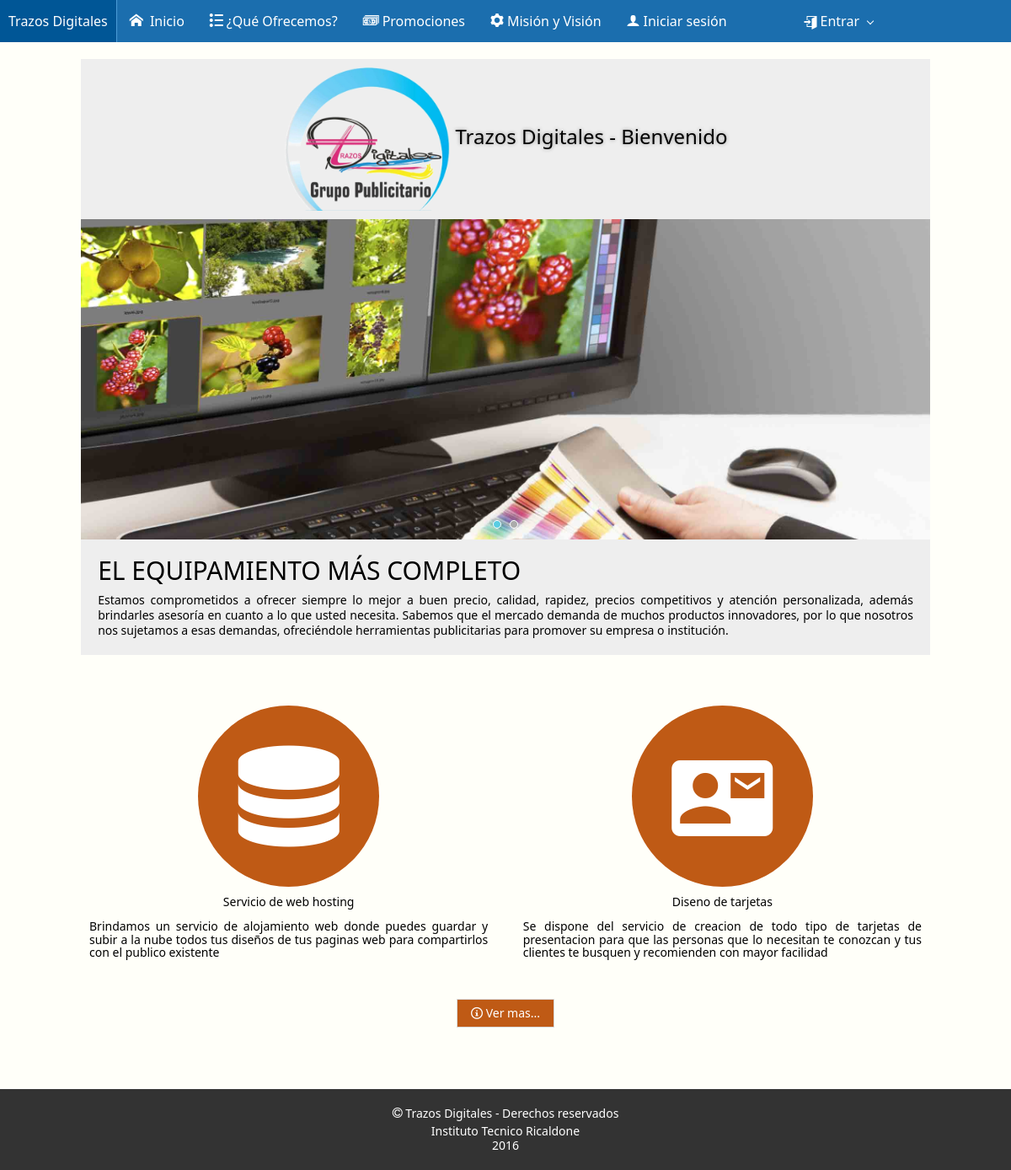
/Front/index.php, run on the app's committed database.
### tables this page shows
CREATE TABLE IF NOT EXISTS `servicios` (
  `id` int(11) NOT NULL,
  `titulo` varchar(30) NOT NULL,
  `descripcion` varchar(300) NOT NULL,
  `icono` varchar(30) DEFAULT NULL,
  PRIMARY KEY (`id`)
);

### login/login.php (called while the page is built, shortened)
<?php
	function verificar_usuario(){
		if(isset($_SESSION['user']))
		{
                        return true;
		}
		else
		{
			return false;
		}
	}
?>

### Front/index.php (the view, shortened to what this page needs)
<?php
include '../login/login.php';
?>
<!doctype html>
<html>
<head>
    <?php
    include 'librerias.php';
    ?>
</head>
<body style="background-color: #fffff9;">
                <?php
    include 'menu.php';
    ?>
    <div style="padding: 5% 8% 5% 8%;" >
            <?php
            if(verificar_usuario()&&$_SESSION['tipo']==3){
                ?>
            <center>
            <h3 class="bg-teal fg-white padding10" style="margin-bottom: 0px;text-shadow: 0px 0px 4px rgba(150, 150, 150, 1);"><span class="icon mif-barcode"></span> Productos a tu disposición</h3>
            </center>
        <?php if(isset($_POST['modificarbtn'])){ ?>
        <form action="index.php" method="post" data-role="validator" data-show-required-state="false" data-hint-mode="line" data-hint-background="bg-red" data-hint-color="fg-white" data-hide-error="5000" enctype="multipart/form-data">
        <input name="id_txt" value="<?=$_POST['codigo']?>" type="hidden">
        <div style="padding: 1% 30% 1% 30%;">
                <label> Nombre</label>
                <br>
                <div style="width: 100%;" class="input-control text" data-role="input" >
                    <input name="titulo_txt"  autocomplete="off"  value="<?=$_POST['titulo']?>"  maxlength="40" type="text" data-validate-func="pattern" data-validate-arg="^([a-zA-Z ])+$" placeholder="Titulo" data-validate-hint="Llene el campo del tipo(solo letras)" readonly="true">
                    <span class="input-state-error mif-warning"></span>
                    <span class="input-state-success mif-checkmark"></span>
                </div>
            </div>
        <div style="padding: 1% 30% 1% 30%;">
                <label> Precio de venta</label>
                <br>
                <div style="width: 100%;" class="input-control text" data-role="input" >
                    <input name="precioventa_txt" value="<?=$_POST['precioventa']?>"  maxlength="12"  type="text" data-validate-func="pattern" data-validate-arg="^\d+(\.\d{1,2})?$" placeholder="Precio de venta" data-validate-hint="Llene el campo del precio(solo decimales)" readonly="true">
                    <span class="input-state-error mif-warning"></span>
                    <span class="input-state-success mif-checkmark"></span>
                </div>
            </div>
        <div style="padding: 1% 30% 1% 30%;">
                <label> Instrucciones de compra </label>
                <br>
                <label> (detalla como deseas tu producto) </label>
                <br>
                <div style="width: 100%;" class="input-control textarea" data-role="input" >
                    <textarea style="resize:none;" maxlength="300" name="descripcion_txt" type="text" data-validate-func="pattern" data-validate-arg="^([a-zA-Z0-9 ,.ñ])+$" placeholder="Descripción" data-validate-hint="Llene el campo de descripciòn(solo letras)"></textarea>
                    <span class="input-state-error mif-warning"></span>
                    <span class="input-state-success mif-checkmark"></span>
                </div>
            </div>
        <div style="padding: 1% 30% 1% 30%;">
                <label> Cantidad a comprar</label>
                <br>
                <div class="input-control select" style="width:100%;">
                    <select  name="cantidad_txt" style="padding-left: 30px;" data-validate-func="required" data-validate-hint="Seleccione una opcion">
                        <?php
                        for($j=1;$j<=10;$j++){
                            ?>
                        <option value="<?=$j?>"><?=$j?></option>
                            <?php
                        }
                        ?>
                    </select>
                    <span class="mif-arrow-down prepend-icon"></span>
                    <span class="input-state-error mif-warning"></span>
                    <span class="input-state-success mif-checkmark"></span>
                </div>
            </div>
            <div style="padding: 1% 30% 1% 30%;alignment-adjust: central;">
                <label> Imagen ilustrativa:</label>
                <br><br>
                <img src="<?=$_POST['imagen']?>" style="width: 50%;">
            </div>
            <div style="padding: 1% 30% 1% 30%;">
                <button name="comprar_btn" class="button fg-white bg-orange block-shadow-success text-shadow">Comprar <span class="icon mif-cart"></span></button>
            </div>
        </form>
        <?php } ?>
    <table class="dataTable border bordered hovered" data-role="datatable" data-searching="true">
                <thead>
                <tr>
                    <th>Nombre</th>
                    <th>Descripcion</th>
                    <th>Precio</th>
                    <th>Imagen</th>
                    <th>Comprar</th>
                </tr>
                </thead>
                <tbody>
                    <?php
                            include '../login/conexion.php';
                            $sql="select * from productos where estado=1";
                            $consulta=mysql_query($sql,$conexion) or die ("error ".mysql_error());
                            $numRegistros=mysql_num_rows($consulta);
                            if($numRegistros>0) {
                            while($row=mysql_fetch_array($consulta)){
                            ?>
                <tr>
                <form action="index.php" method="post">
                    <input type="hidden" name="codigo" value="<?=$row[0]?>" readonly="">
                    <td><?=$row[1]?><input name="titulo" type="hidden" value="<?=$row[1]?>"></td>
                    <td><?=$row[2]?><input name="descripcion" type="hidden" value="<?=$row[2]?>"></td>
                    <td><?=$row[4]?><input name="precioventa" type="hidden" value="<?=$row[4]?>"></td>
                    <td style="width: 40%;"><img src="<?=$row[5]?>"><input name="imagen" type="hidden" value="<?=$row[5]?>"></td>
                    <td><button name="modificarbtn" class="button icon mif-cart bg-darkOrange fg-white"> Comprar</button></td>
                </form>
                </tr>
                    <?php }} ?>
                </tbody>
            </table>
             <?php
            }else{
            ?>
            <center>
                <h3 class="bg-grayLighter fg-black padding10" style="margin-bottom: 0px;text-shadow: 0px 0px 4px rgba(150, 150, 150, 1);"><img src="../img/logo/logo.png" style="width: 20%;"> Trazos Digitales - Bienvenido</h3>
            </center>
            <div class="bg-grayLighter" style="overflow: hidden;">
                <div class="carousel place-left" data-role="carousel" data-height="380px" data-width="100%" data-controls="false" data-period="3000">
                    <?php
                    $path='../img/slide/';
                    $dir = opendir($path);
                    $files = array();
                    while ($current = readdir($dir)){
                        if( $current != "." && $current != "..") {
                            if(is_dir($path.$current)) {
                                showFiles($path.$current.'/');
                            }
                            else {
                                $files[] = $current;
                            }
                        }
                    }
                    if(count( $files )>0){
                    for($i=0; $i<count( $files ); $i++){
                        ?>
                   <     <div class="slide">
                        </div>
                    <?php
                    }
                        } ?>
                </div>
                <div class="place-right" style="width: 100%;padding-bottom: 2%;">
                    <div style="padding: 1% 2% 0 2%;line-height: 18px;">
                        <h2>EL EQUIPAMIENTO MÁS COMPLETO</h2>
                        <p class="align-justify" style="margin: 0;padding: 0;">
                Estamos comprometidos a ofrecer siempre lo mejor a buen precio,  calidad, rapidez, precios competitivos y atención personalizada, además brindarles  asesoría en cuanto a lo que usted necesita. Sabemos que el mercado demanda de muchos productos innovadores, por lo que nosotros nos sujetamos a esas demandas, ofreciéndole herramientas publicitarias  para promover su empresa o institución.
                        </p>
                    </div>
                </div>
            </div>
                <?php
                            include '../login/conexion.php';
                            $sql="select * from servicios limit 3";
                            $consulta=mysql_query($sql,$conexion) or die ("error ".mysql_error());
                            $numRegistros=mysql_num_rows($consulta);
                            if($numRegistros>0) {
                                ?>
            <div class="grid" style="margin-top: 5%;">
            <?php
                                if($numRegistros<3){
                            echo  '<div class="row cells'.$numRegistros.'">';
                                }else{
                            echo  '<div class="row cells3">';
                                }
                            while($row=mysql_fetch_array($consulta)){
                            ?>
                    <div class="cell align-center padding10">
                        <div>
                            <span class="<?=$row[3]?> bg-darkOrange fg-white" style="padding:10%;font-size: 120px;border-radius: 50%;"></span>
                        </div>
                        <h5><?=$row[1]?></h5>
                        <p class="align-justify">
                            <?=$row[2]?>
                        </p>
                    </div>
                            <?php }
                            echo "</div>";
                            ?>
            <div class="align-center">
                <a href="quienes.php" class="button bg-darkOrange fg-white"><span class="icon mif-info" style="padding-bottom: 2px;"></span> Ver mas...</a>
            </div>
        </div>
            <?php
            }} ?>
    </div>
    <?php
    include 'footer.php';
    ?>
</body>
</html>

### css/metro-responsive.css (style rules this page uses)
@media screen and (max-width: 1400px) { html { font-size: 110%; } }
@media screen and (max-width: 1200px) { html { font-size: 100%; } }

### data on the page
servicios: titulo "Servicio de web hosting", descripcion "Brindamos un servicio de alojamiento web donde puedes guardar y subir a la nube todos tus diseños de tus paginas web para compartirlos con el publico existente"
servicios: titulo "Diseno de tarjetas", descripcion "Se dispone del servicio de creacion de todo tipo de tarjetas de presentacion para que las personas que lo necesitan te conozcan y tus clientes te busquen y recomienden con mayor facilidad"
